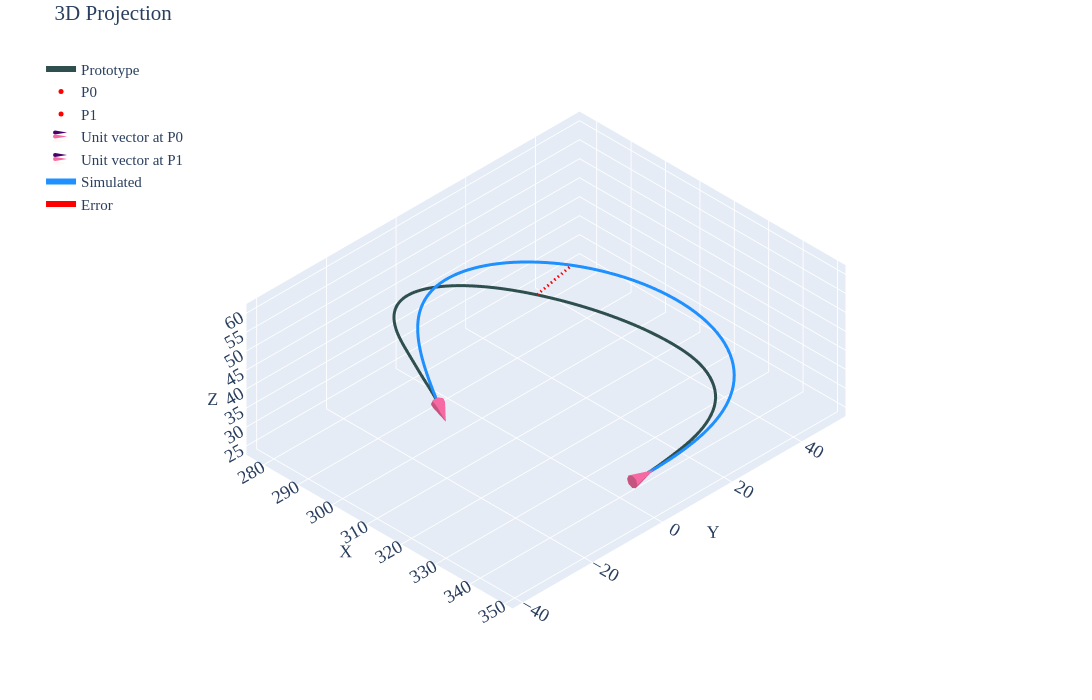

Notebook source saved alongside this figure:
### Code cell
#| label: p1c1

gravity_looper(psit=1,case=1,youngs_modulus=0.0032445,pfix='youngs-sens\\youngs-90-3244\\')
